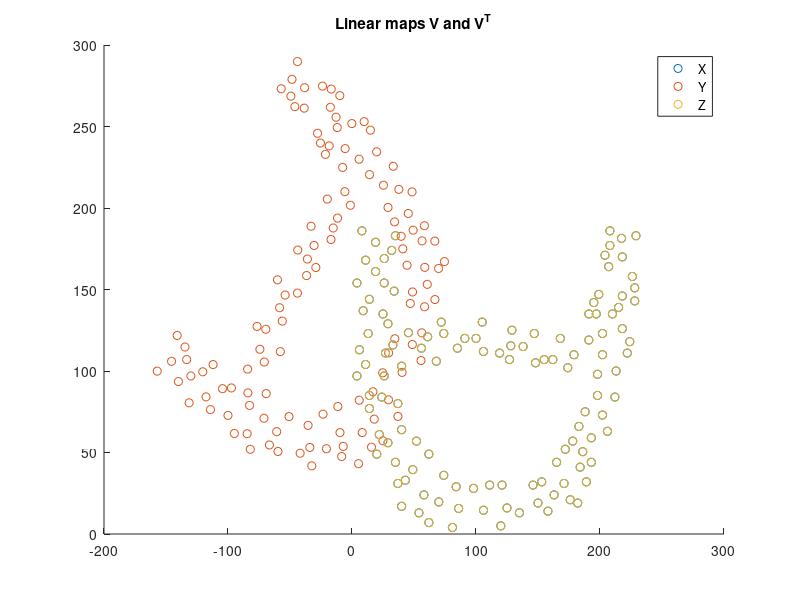
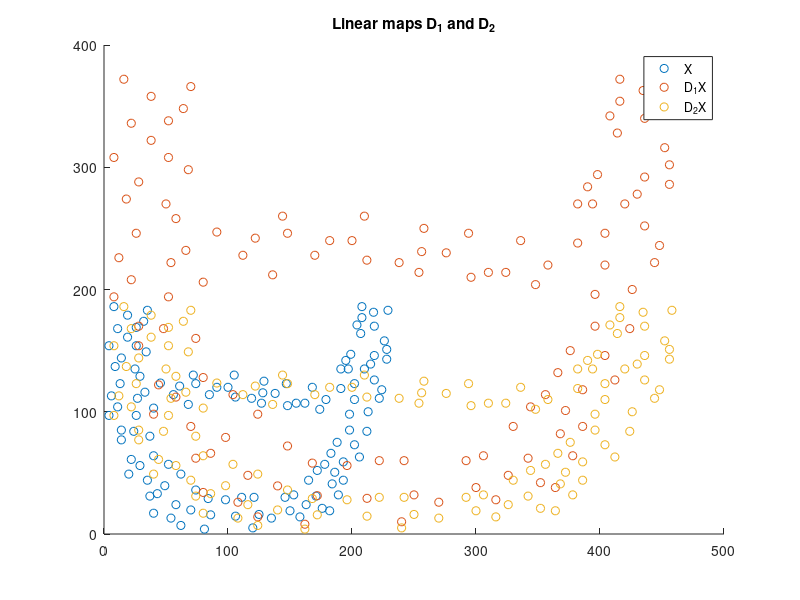
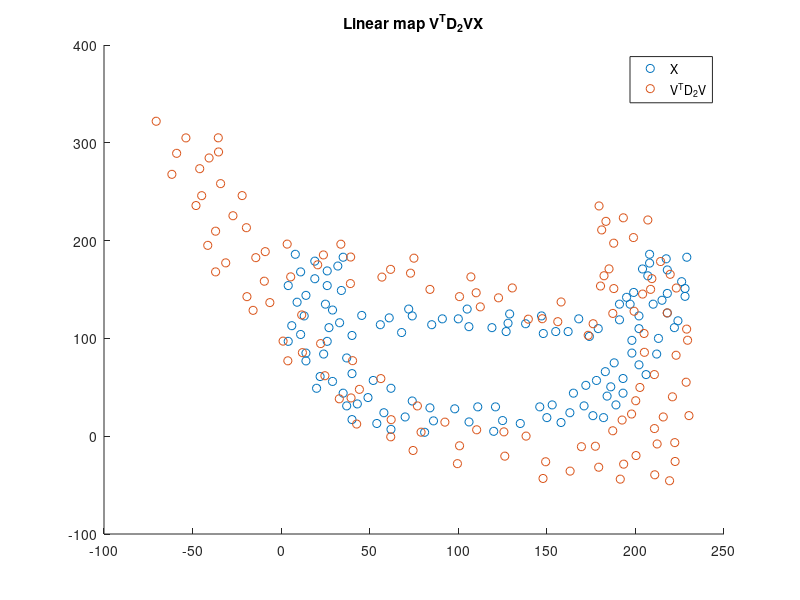

The MATLAB script that drew these images, in order:
%%	Exercise 1 - Linear mapping


%%	Initialization
clear all; clc;
load('Adot.mat');

theta = pi/3;
V = [cos(theta) -sin(theta);sin(theta) cos(theta)];


%%	Part (a)
Y = V * X;

%	Plot X and Y
figure(1);  clf;  hold all;
title('Linear maps V and V^T');

scatter(X(1,:), X(2,:), 'b.');
scatter(Y(1,:), Y(2,:), 'r.');
legend('X', 'Y');

%	The linear mapping V rotates the operand by an angle theta.


%%	Part (b)
Z = V' * Y;
scatter(Z(1,:), Z(2,:), 'm.');
legend('X', 'Y', 'Z');
%	The linear transform V'V is an identity transform.
%	Thus it replaces the 'X' by 'Z'.


%%	Part (c)
D1 = [2 0; 0 2];
D2 = [2 0; 0 1];

W1 = D1 * X;
W2 = D2 * X;

%	Plot X and its transformations
figure(2);  clf;  hold all;
title('Linear maps D_1 and D_2');

scatter(X(1,:) , X(2,:) , 'b.');
scatter(W1(1,:), W1(2,:), 'r.');
scatter(W2(1,:), W2(2,:), 'm.');

legend('X', 'D_1X', 'D_2X');

%	D1 doubles the distance of the point from the origin.
%	D2 doubles only the first co-ordinate and retains the second.


%%	Part (d)
U2 = V' * D2 * V * X;

%	Plot X and its transformations
figure(3);  clf;  hold all;
title('Linear map V^TD_2VX');

scatter(X(1,:) , X(2,:) , 'b.');
scatter(U2(1,:), U2(2,:), 'r.');

legend('X', 'V^TD_2V');

%	V'*D2*V rotates the data points by theta, scales the first coordinate
%	by 2, and rotates back the scaled points.
